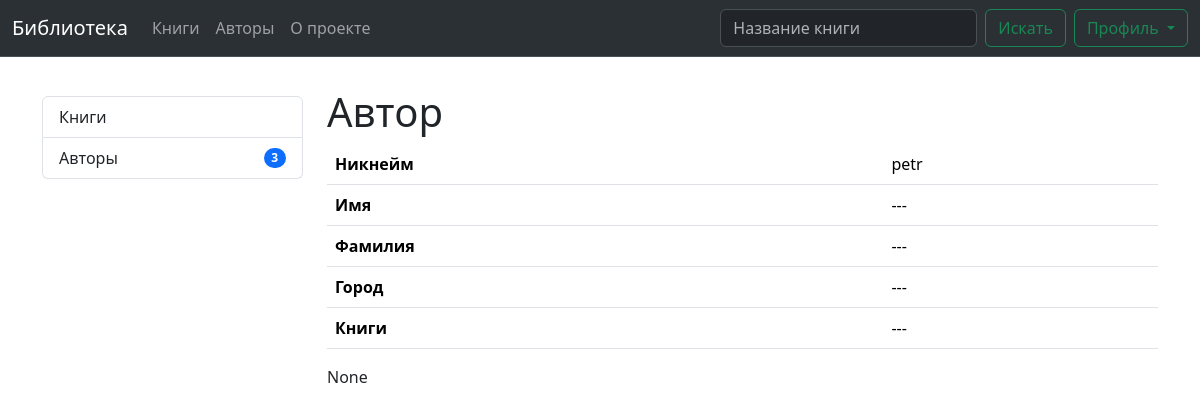
/author/1/, run on an earlier commit of the app's database.
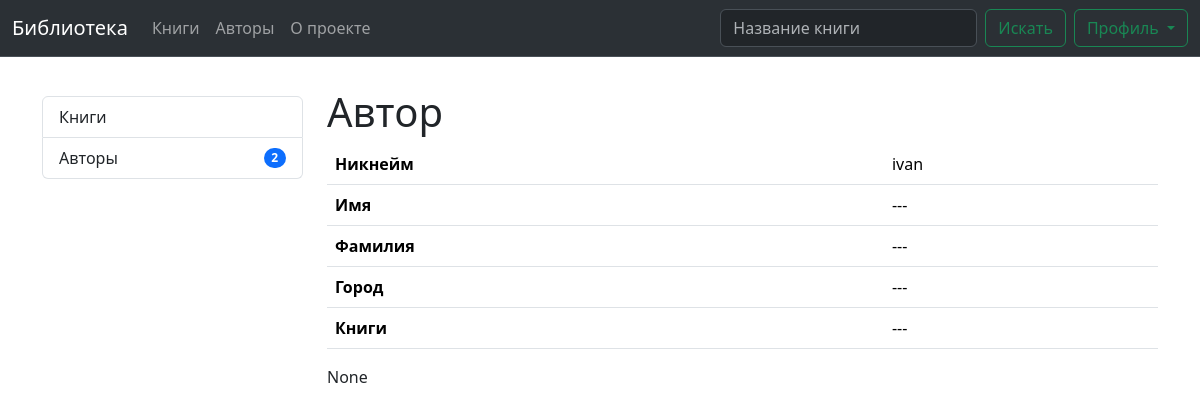
And on a later commit of the database.
### users/models.py (models this page shows, shortened)
class Profile(models.Model):
    user = models.OneToOneField(User, on_delete=models.CASCADE)
    city = models.CharField(max_length=100, null=True, blank=True)
    about = HTMLField(null=True, blank=True)
    avatar = models.ImageField(null=True, blank=True)
    isAuthor = models.BooleanField(default=False)

### library/views.py (the view)
# urls.py: path('author/<int:pk>/', AuthorDetailView.as_view(), name='author'),
class AuthorDetailView(DetailView):
    model = Profile
    template_name = 'library/author.html'
    context_object_name = 'author'

### library/context_processors.py (called while the page is built)
def menu_data(request):
    return {
        'authors_count': Profile.objects.filter(isAuthor=True).count(),
        'books_count': 0,
    }

### library/templates/library/author.html (shortened to what this page needs)
{% extends 'base-user.html' %}
{% block main %}
    <h1 class="mt-3">Автор</h1>
    <table class="table">
      <tbody>
        <tr>
          <th>Никнейм</th>
          <td>{{ author.user.username }}</td>
        </tr>
        <tr>
          <th>Имя</th>
          <td>{{ author.user.first_name|default:'---' }}</td>
        </tr>
        <tr>
          <th>Фамилия</th>
          <td>{{ author.user.last_name|default:'---' }}</td>
        </tr>
        <tr>
          <th>Город</th>
          <td>{{ author.city|default:'---' }}</td>
        </tr>
        <tr>
          <th>Книги</th>
          <td>---</td>
        </tr>
      </tbody>
    </table>
    <div>{{ author.about|safe }}</div>
{% endblock %}

What changed in the data, as far as the page shows it:
changed Profile "None": user.username "petr" → "ivan"
Also different on the page:
{{ authors_count }}: "3" → "2"
